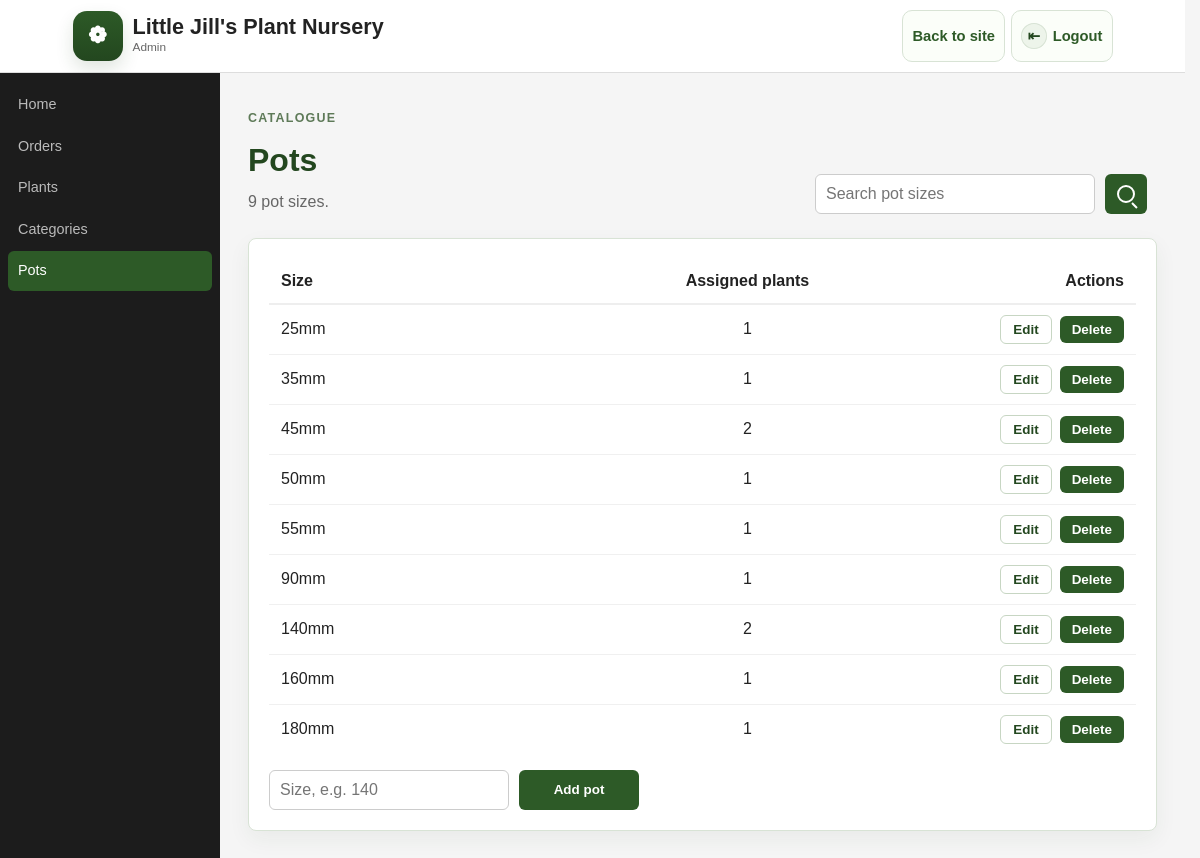
Screenshot of /admin/pots (signed in) with the database file from the repository.
### models.py (models this page shows)
class Pot(db.Model):
    id: Mapped[int] = mapped_column(primary_key=True)
    size: Mapped[int] = mapped_column(Integer, nullable=False, unique=True)
    plant_pots: Mapped[list["PlantPot"]] = relationship(back_populates="pot")

### admin.py (the view)
@admin_bp.route("/pots")
@staff_required
def pots():
    search_query = request.args.get("q", "").strip()
    pots = Pot.query.order_by(Pot.size).all()
    if search_query:
        pots = [
            pot for pot in pots
            if search_query.lower() in f"{pot.size}mm".lower()
        ]
    return render_template("admin/pots.html", pots=pots, search_query=search_query)

### admin.py (called while the page is built)
def staff_required(f):
    @wraps(f)
    @login_required
    def decorated(*args, **kwargs):
        if not current_user.is_staff:
            abort(403)
        return f(*args, **kwargs)
    return decorated

### app.py (called while the page is built)
@login_manager.user_loader
def load_user(user_id):
    return User.query.get(int(user_id))

def decimal_price(value):
    if value is None:
        return Decimal("0.00")
    if isinstance(value, Decimal):
        return value.quantize(Decimal("0.01"))
    return Decimal(str(value)).quantize(Decimal("0.01"))

def build_cart_summary(cart):
    items = []
    subtotal = Decimal("0.00")
    for item in cart.items:
        unit_price = decimal_price(item.unit_price_snapshot)
        line_total = unit_price * item.quantity
        subtotal += line_total
        items.append(
            {
                "id": item.id,
                "plant_id": item.plant_id,
                "pot_id": item.pot_id,
                "name": item.plant_name_snapshot,
                "pot_size": item.pot_size_snapshot,
                "image_filename": item.image_snapshot,
                "quantity": item.quantity,
                "unit_price": unit_price,
                "line_total": line_total,
                "plant": item.plant,
            }
        )
    return {
        "items": items,
        "subtotal": subtotal,
        "total": subtotal,
        "item_count": sum(item["quantity"] for item in items),
    }

def get_active_cart(user):
    return (
        Cart.query.filter_by(user_id=user.id, status="active")
        .order_by(Cart.updated_at.desc(), Cart.id.desc())
        .first()
    )

def get_header_cart_summary():
    if not current_user.is_authenticated:
        return {
            "header_cart_item_count": 0,
            "header_cart_total": Decimal("0.00"),
        }
    cart = get_active_cart(current_user)
    if cart is None:
        return {
            "header_cart_item_count": 0,
            "header_cart_total": Decimal("0.00"),
        }
    summary = build_cart_summary(cart)
    return {
        "header_cart_item_count": summary["item_count"],
        "header_cart_total": summary["total"],
    }

@app.context_processor
def inject_header_cart_summary():
    return get_header_cart_summary()

### templates/admin/pots.html (shortened to what this page needs)
{% extends 'admin/_base.html' %}
{% block content %}
<header class="admin-page-header">
    <div>
        <p class="page-header__eyebrow">Catalogue</p>
        <h1>Pots</h1>
        {% if search_query %}
            <p class="muted">{{ pots|length }} pot size{% if pots|length != 1 %}s{% endif %} match "{{ search_query }}".</p>
        {% else %}
            <p class="muted">{{ pots|length }} pot size{% if pots|length != 1 %}s{% endif %}.</p>
        {% endif %}
    </div>
    <form class="admin-search-form admin-search-form--inline" method="get" action="{{ url_for('admin.pots') }}">
        <input id="pot-search" type="text" name="q" value="{{ search_query }}" placeholder="Search pot sizes">
        <button class="button-link button-link--sm admin-search-submit" type="submit" aria-label="Search pots">
            <span class="admin-search-icon" aria-hidden="true"></span>
        </button>
    </form>
</header>
<section class="card card--soft">
    {% if pots %}
    <table class="data-table admin-pots-table">
        <thead>
            <tr>
                <th>Size</th>
                <th>Assigned plants</th>
                <th>Actions</th>
            </tr>
        </thead>
        <tbody>
            {% for pot in pots %}
            <tr class="taxonomy-row">
                <td>
                    <span class="taxonomy-display">{{ pot.size }}mm</span>
                </td>
                <td>{{ pot.plant_pots|length }}</td>
                <td>
                    <div class="admin-table-actions">
                        <button class="button-link button-link--sm button-secondary taxonomy-display taxonomy-edit-toggle" type="button">Edit</button>
                        <form method="post" action="{{ url_for('admin.delete_pot', id=pot.id) }}" onsubmit="return confirm('Delete {{ pot.size }}mm pot size?');">
                            <button class="button-link button-link--sm" type="submit">Delete</button>
                        </form>
                    </div>
                </td>
            </tr>
            {% endfor %}
        </tbody>
    </table>
    {% endif %}
    <form class="admin-pot-add-form" method="post" action="{{ url_for('admin.create_pot') }}">
        <div class="input-group">
            <input id="pot-size" type="number" name="size" min="1" placeholder="Size, e.g. 140" required>
        </div>
        <button class="button-link button-link--sm" type="submit">Add pot</button>
    </form>
</section>
{% endblock %}

### static/css/base.css (style rules this page uses)
body { margin: 0; font-family: Arial, sans-serif; background: #f5f5f5; color: #222; line-height: 1.5; }
html { scrollbar-gutter: stable; }
.muted { color: #666; }

### static/css/buttons.css (style rules this page uses)
button { padding: 10px 14px; border: none; border-radius: 6px; background: #2d5a27; color: #fff; cursor: pointer; }
.button-link { display: inline-flex; align-items: center; justify-content: center; padding: 10px 16px; border-radius: 8px; background: #2d5a27; color: #fff; text-decoration: none; font-weight: 600; font-size: 0.92rem; border: none; cursor: pointer; }
.button-link--sm { padding: 6px 12px; font-size: 0.84rem; border-radius: 6px; }
.button-secondary { background: #fff; color: #23471f; border: 1px solid #c7d6c3; }

### static/css/forms.css (style rules this page uses)
.input-group { display: grid; gap: 6px; }
input[type="text"], input[type="email"], input[type="password"], input[type="number"], textarea, select { width: 100%; padding: 10px; border: 1px solid #ccc; border-radius: 6px; box-sizing: border-box; background: #fff; font-family: inherit; font-size: inherit; }

### static/css/cards.css (style rules this page uses)
.card { background: #fff; border: 1px solid #ddd; border-radius: 8px; padding: 20px; margin-bottom: 20px; }
.card--soft { border-color: #d8e3d5; box-shadow: 0 8px 22px rgba(35, 71, 31, 0.06); }
.data-table { width: 100%; border-collapse: collapse; }
.data-table th, .data-table td { padding: 10px 12px; text-align: left; border-bottom: 1px solid #f0f0f0; }
.data-table th { font-weight: 600; border-bottom: 2px solid #eee; }
.data-table tr:last-child td { border-bottom: none; }

### static/css/plants.css (style rules this page uses)
.page-header__eyebrow { margin: 0 0 8px; font-size: 0.78rem; font-weight: 700; letter-spacing: 0.1em; text-transform: uppercase; color: #5e7a58; }

### static/css/admin.css (style rules this page uses)
.admin-page-header, .admin-detail-header { display: flex; justify-content: space-between; align-items: flex-end; gap: 16px; margin-bottom: 20px; padding: 8px 0 4px; }
.admin-page-header h1, .admin-detail-header h1 { margin: 0 0 6px; color: #23471f; font-size: 2rem; }
.admin-page-header .muted, .admin-detail-header .muted { margin: 0; }
.admin-table-actions { display: flex; justify-content: flex-end; align-items: center; gap: 8px; }
.admin-table-actions form { display: inline-flex; margin: 0; }
.admin-table-actions .button-link { width: auto; }
.admin-search-form { display: grid; grid-template-columns: minmax(240px, 360px) auto auto; gap: 10px; align-items: center; justify-content: end; margin-bottom: 16px; }
.admin-search-form .button-link { width: auto; min-height: 40px; }
.admin-search-form--inline { grid-template-columns: minmax(180px, 280px) auto auto; margin-bottom: 0; }
.admin-search-submit { min-width: 42px; padding-left: 12px; padding-right: 12px; }
.admin-search-icon { position: relative; display: inline-block; width: 14px; height: 14px; border: 2px solid currentColor; border-radius: 50%; }
.admin-search-icon::after { content: ""; position: absolute; width: 7px; height: 2px; right: -6px; bottom: -3px; background: currentColor; transform: rotate(45deg); transform-origin: left center; }
.admin-pots-table { table-layout: fixed; }
.admin-pots-table th:first-child, .admin-pots-table td:first-child { width: 40%; }
.admin-pots-table th:nth-child(2), .admin-pots-table td:nth-child(2) { width: 140px; text-align: center; }
.admin-pots-table th:last-child, .admin-pots-table td:last-child { width: 190px; text-align: right; }
.admin-pot-add-form { display: grid; grid-template-columns: minmax(160px, 240px) auto; gap: 10px; align-items: end; margin-top: 16px; }
.admin-pot-add-form button { justify-self: start; min-width: 120px; min-height: 40px; }

### rows the page displays
Pot: size "25", plant_pots|length "1"
Pot: size "35", plant_pots|length "1"
Pot: size "45", plant_pots|length "2"
Pot: size "50", plant_pots|length "1"
Pot: size "55", plant_pots|length "1"
Pot: size "90", plant_pots|length "1"
Pot: size "140", plant_pots|length "2"
Pot: size "160", plant_pots|length "1"
Pot: size "180", plant_pots|length "1"

### other values shown
{{ pots|length }} "9"
